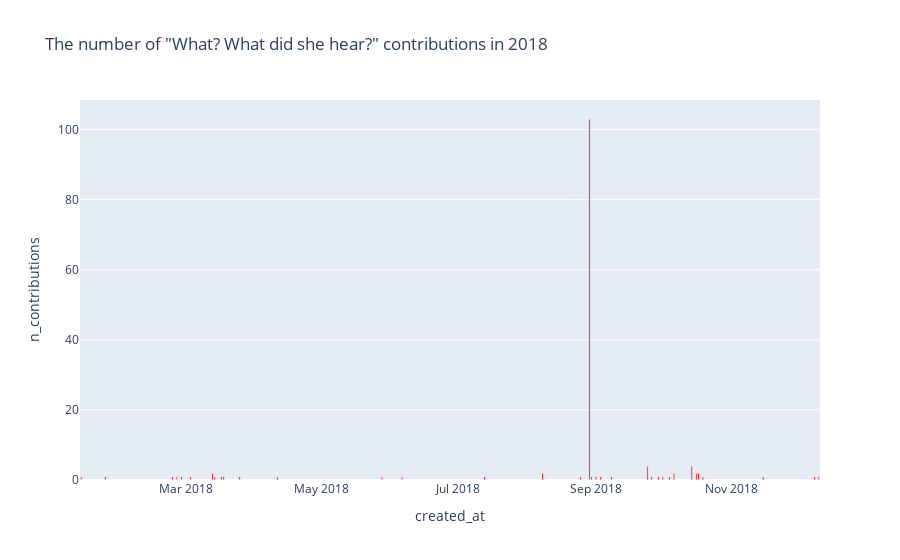

Notebook code for this chart:
### Markdown cell above
128 contribution from 148 from only one user **Night_Chicken**, all of them are comments, in one subreddit **r/Celebs**

### Code cell
df_hear_contributions = df_hear.groupby(df_hear.created_at.dt.date).size().reset_index(name='n_contributions')


fig = px.bar(df_hear_contributions,
             x='created_at', 
             y='n_contributions', title='The number of "What? What did she hear?" contributions in 2018')
fig.update_traces(marker_color='red', marker_line_width=1, opacity=1, textposition='auto') 
# , marker_line_color='#5296dd'

fig.show()

### Figure 1 — Plotly figure (JSON) as saved in the notebook; plotly's stock layout.template omitted (floating-point values rounded to 4 significant figures)
{"data": [{"alignmentgroup": "True", "hovertemplate": "created_at=%{x}<br>n_contributions=%{y}<extra></extra>", "legendgroup": "", "marker": {"color": "red", "line": {"width": 1}, "pattern": {"shape": ""}}, "name": "", "offsetgroup": "", "opacity": 1, "orientation": "v", "showlegend": false, "textposition": "auto", "type": "bar", "x": ["2018-01-13", "2018-01-24", "2018-02-23", "2018-02-25", "2018-02-27", "2018-03-03", "2018-03-13", "2018-03-14", "2018-03-17", "2018-03-18", "2018-03-25", "2018-04-11", "2018-05-28", "2018-06-06", "2018-07-13", "2018-08-08", "2018-08-25", "2018-08-29", "2018-08-30", "2018-09-01", "2018-09-03", "2018-09-08", "2018-09-24", "2018-09-26", "2018-09-29", "2018-10-01", "2018-10-04", "2018-10-06", "2018-10-14", "2018-10-16", "2018-10-17", "2018-10-19", "2018-11-15", "2018-12-08", "2018-12-10"], "xaxis": "x", "y": [1, 1, 1, 1, 1, 1, 2, 1, 1, 1, 1, 1, 1, 1, 1, 2, 1, 103, 1, 1, 1, 1, 4, 1, 1, 1, 1, 2, 4, 2, 2, 1, 1, 1, 1], "yaxis": "y"}], "layout": {"barmode": "relative", "legend": {"tracegroupgap": 0}, "title": {"text": "The number of \"What? What did she hear?\" contributions in 2018"}, "xaxis": {"anchor": "y", "domain": [0, 1], "title": {"text": "created_at"}}, "yaxis": {"anchor": "x", "domain": [0, 1], "title": {"text": "n_contributions"}}}}
